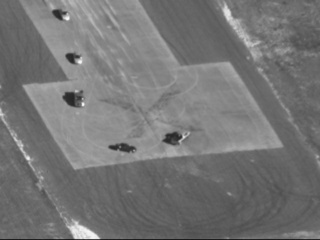
#> input picture hw4/data/0.jpg, 320 x 240 px; its folder holds only this picture in this run
$ python run_motion.py   (older library calls are emulated)
#> lines starting #> are read from the running program, lines starting #| are printed output that depends on the picture
import os
import numpy as np
import cv2
from scipy.interpolate import RectBivariateSpline
from skimage.filters import apply_hysteresis_threshold

def affine(x, y, p):
    # 17p: p = [dxx dxy dyx dyy dx dy]^T
    p = np.array([[1 + p[0], p[2], p[4]], [p[1], 1 + p[3], p[5]]])
    x = np.array([x, y, 1])

    return p @ x.T

def jacobian_of_warp(x, y):
    # 21p: J = [(x, 0, y, 0, 1, 0), (0, x, 0, y, 0, 1)]
    J = np.array([[x, 0, y, 0, 1, 0], [0, x, 0, y, 0, 1]], dtype=np.float64)

    return J

def approx_hessian(Gx, Gy):
    # 23p: H = sum_x ((grad I) * J)^T * ((grad I) * J)
    H = np.zeros((6, 6), dtype=np.float64)
    (h, w) = Gx.shape

    for y in range(h):
        for x in range(w):
            J = jacobian_of_warp(x, y)
            grad = np.array([[Gx[y, x], Gy[y, x]]])
            H += (grad @ J).T @ (grad @ J)

    return H

def downsample(img):
    # half the image, by picking maximum one because we wanted to intensify pixel difference; edge is better than uniform region.

    (orig_h, orig_w) = img.shape
    new_shape = (orig_h // 2, orig_w // 2)

    downsampled_image = np.zeros(new_shape)

    for y in range(new_shape[0]):
        for x in range(new_shape[1]):
            downsampled_image[y, x] = np.max(img[y * 2 : (y + 1) * 2, x * 2 : (x + 1) * 2])

    return downsampled_image

def img_normalize(img):
    return img.astype(np.float64) / 255.0

def lucas_kanade_affine(img1, img2, p, Gx, Gy):
    # Preprocess images
    img1_norm = downsample(img_normalize(img1))
    img2_norm = downsample(img_normalize(img2))
    (Gx, Gy) = (downsample(Gx), downsample(Gy))

    # Declaration and Constants
    (h, w) = img1_norm.shape
    summ = np.zeros((1, 6), dtype=np.float64)

    # Compute Hessian
    H_inv = np.linalg.inv(approx_hessian(Gx, Gy))

    # Compute Summation
    for y in range(h):
        for x in range(w):
            # Warping
            x_, y_ = affine(x, y, p[0])
            (x_, y_) = (int(x_), int(y_))

            # Out of Bounds
            if not (0 <= y < h and 0 <= x < w):
                continue

            # Eval Jacobian
            J = jacobian_of_warp(x, y)

            grad = np.array([[Gx[y, x], Gy[y, x]]], dtype=np.float64)
            img_diff = float(img1_norm[y, x] - img2_norm[y_, x_])

            # Accumulation
            summ += img_diff * grad @ J

    # Compute dp
    dp = summ @ H_inv
    return dp

def subtract_dominant_motion(img1, img2):
    # Sobel Operators
    Gx = cv2.Sobel(I, cv2.CV_64F, 1, 0, ksize = 5)
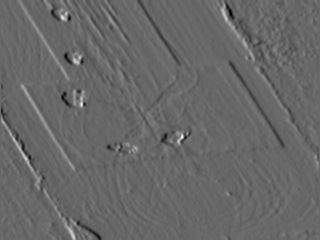
#> Gx: shape (240, 320) float64; min -4295, max 6230, mean -1.1; drawn with min black and max white
    Gy = cv2.Sobel(I, cv2.CV_64F, 0, 1, ksize = 5)
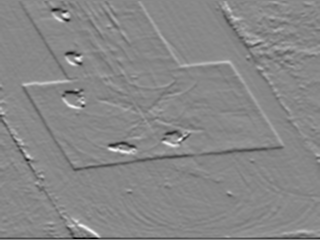
#> Gy: shape (240, 320) float64; min -5571, max 4867, mean -18.7; drawn with min black and max white

    # Thresholds and Parameters
    th_hi = 0.2 * 256  # you can modify this
    th_lo = 0.15 * 256  # you can modify this
    th_diff = 2e-7
    th_norm = 9e-6
    MAX_ITER = 100

    # Initialization
    moving_img = np.zeros_like(img1)
    (h, w) = img1.shape
#> h = 240; w = 320
    curr_iter = 0

    p = np.zeros((1, 6), dtype = np.float64)
    dp = np.zeros((1, 6), dtype = np.float64)
    prev_dp = np.zeros((1, 6), dtype = np.float64)

    # Update p
    while curr_iter <= 1 or (np.linalg.norm(dp) > th_norm and np.linalg.norm(dp - prev_dp) > th_diff):
        prev_dp = dp
        dp = lucas_kanade_affine(img1, img2, p, Gx, Gy)

        p += dp
        curr_iter += 1

        print(f'update #{curr_iter}\nupdated p: {p}\ndp: {dp}\nnorm of dp: {np.linalg.norm(dp)}\nnorm difference: {np.linalg.norm(dp - prev_dp)}')

        # prevent infinite loop
        if curr_iter > MAX_ITER:
            break
#> this loop made 2 passes
#> p on pass 1: [[0, 0, 0, 0, 0, 0]]
#> (prev_dp, p) on pass 2: ([[0, 0, 0, 0, 0, 0]], [[1, 0, 0], [0, 1, 0]])
#| update #1
#| updated p: [[0. 0. 0. 0. 0. 0.]]
#| dp: [[0. 0. 0. 0. 0. 0.]]
#| norm of dp: 0.0
#| norm difference: 0.0
#| update #2
#| updated p: [[0. 0. 0. 0. 0. 0.]]
#| dp: [[0. 0. 0. 0. 0. 0.]]
#| norm of dp: 0.0
#| norm difference: 0.0
#> pass 1, in lucas_kanade_affine, `img1_norm = downsample(img_normalize(img1))`:
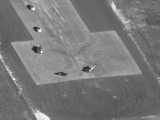
#> img1_norm: shape (120, 160) float64; min 0.161, max 0.973, mean 0.473
#> pass 1, in lucas_kanade_affine, `(Gx, Gy) = (downsample(Gx), downsample(Gy))`:
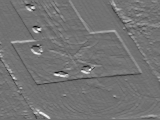
#> Gy: shape (120, 160) float64; min -3848, max 4867, mean 129.2; drawn with min black and max white

    for y in range(h):
        for x in range(w):
            x_, y_ = affine(x, y, p[0])
            (x_, y_) = (int(x_), int(y_))

            if 0 <= y_ < h and 0 <= x_ <w:
                moving_img[y_, x_] = abs(int(img2[y_, x_]) - int(img1[y, x]))
#> moving_img: shape (240, 320); every value is 0

    hyst = apply_hysteresis_threshold(moving_img, th_lo, th_hi)
    return hyst

# Parameters
NUM_PICS = 150

# Files and Paths
data_dir = 'data'
video_path = 'motion.mp4'
fourcc = cv2.VideoWriter_fourcc(*'mp4v')
out = cv2.VideoWriter(video_path, fourcc, 150/20, (320, 240))
tmp_path = os.path.join(data_dir, "{}.jpg".format(0))
T = cv2.cvtColor(cv2.imread(tmp_path), cv2.COLOR_BGR2GRAY)

# Main Iteration
for i in range(NUM_PICS):
    img_path = os.path.join(data_dir, "{}.jpg".format(i))
    print(f'picture #{i+1}: {img_path}')

    I = cv2.cvtColor(cv2.imread(img_path), cv2.COLOR_BGR2GRAY)
    clone = I.copy()

    moving_img = subtract_dominant_motion(T, I)

    clone = cv2.cvtColor(clone, cv2.COLOR_GRAY2BGR)
#> clone is the input picture: shape (240, 320, 3); min 25, max 248, mean 117.3
#> (the run stopped early here; a loop or call above may not have finished)
